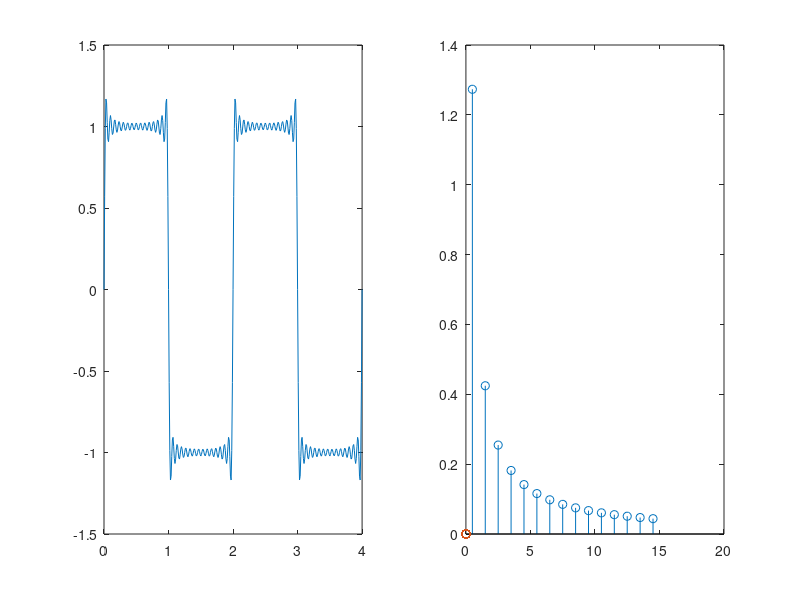

MATLAB code to generate this figure:
clear

limit = 15;

t = 0 : 0.01 : 4;
espectro = zeros(100);
frecsvalidas = zeros(100);

k = 1;
w = pi;

x = sin(w * t);

espectro(1) = 1;
frecsvalidas(1) = w / (2*pi);


while (k + 1) / 2 < limit

    k = k + 2;
    x = x + (1 / k) .* sin (k * w * t);

    espectro(k / 2 + 0.5) = 1 / k;
    frecsvalidas(k / 2 + 0.5) = k * w / (2*pi);

end

x = (4 / pi) .* x;
espectro = espectro .* (4 / pi);

subplot(1, 2, 1); plot(t, x)
subplot(1, 2, 2); stem(frecsvalidas, espectro)
